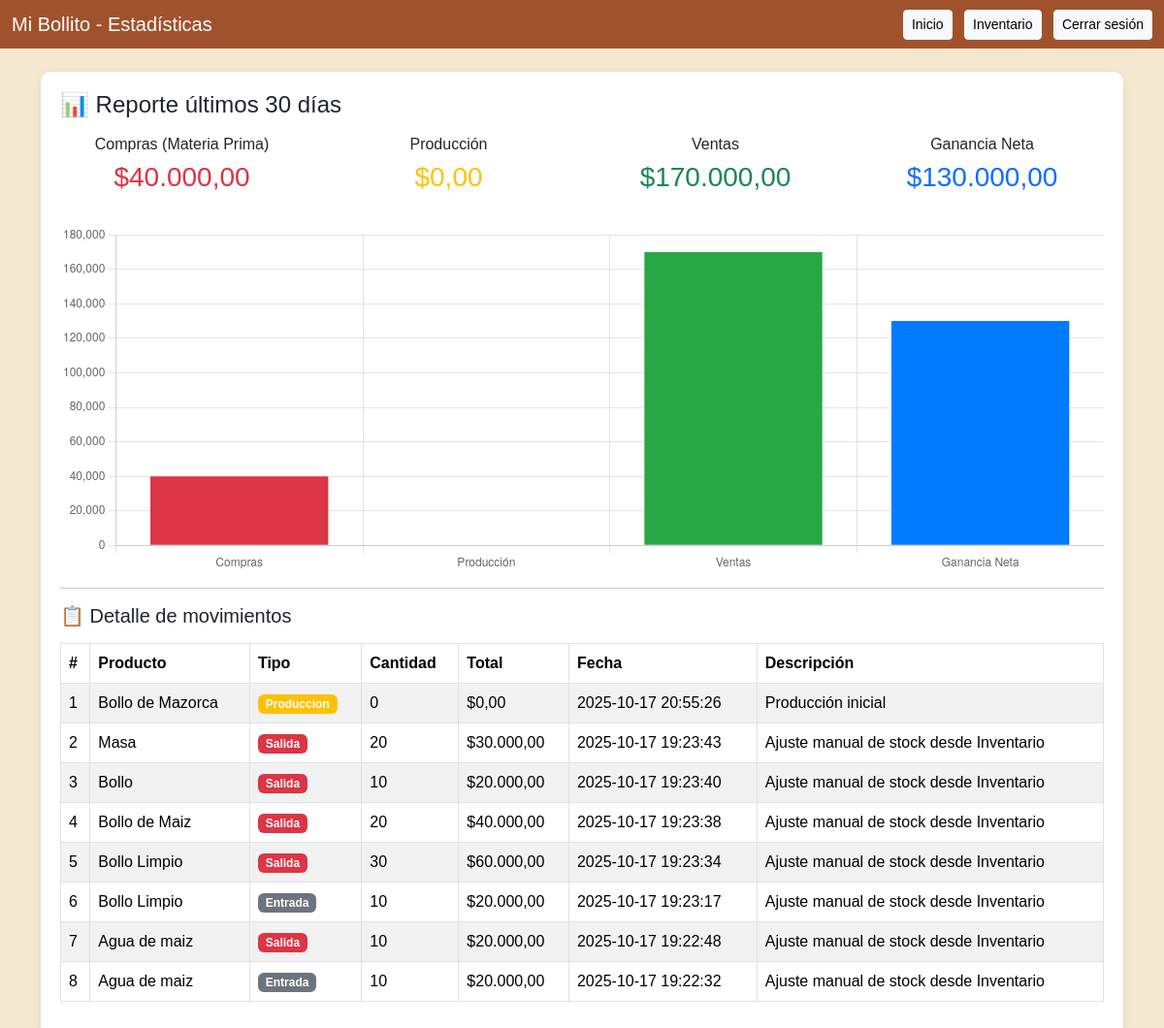
Screenshot of /estadisticas.php (signed in) with the database file from the repository.
### tables this page shows
CREATE TABLE `movimientos_inventario` (
  `id_movimiento` int(11) NOT NULL,
  `id_producto` int(11) NOT NULL,
  `tipo` enum('entrada','salida','produccion','venta') NOT NULL,
  `cantidad` int(11) NOT NULL,
  `precio_unitario` decimal(10,2) NOT NULL,
  `total` decimal(10,2) GENERATED ALWAYS AS (`cantidad` * `precio_unitario`) STORED,
  `fecha_movimiento` timestamp NOT NULL DEFAULT current_timestamp(),
  `descripcion` varchar(255) DEFAULT NULL
);

CREATE TABLE `productos` (
  `id_producto` int(11) NOT NULL,
  `nombre` varchar(100) NOT NULL,
  `id_categoria` int(11) DEFAULT NULL,
  `descripcion` text DEFAULT NULL,
  `precio` decimal(10,2) NOT NULL,
  `stock` int(11) NOT NULL DEFAULT 0,
  `id_proveedor` int(11) DEFAULT NULL,
  `fecha_registro` timestamp NOT NULL DEFAULT current_timestamp(),
  `stock_actual` int(11) GENERATED ALWAYS AS (`stock`) STORED
);

### estadisticas.php (the view, shortened to what this page needs)
<?php
require 'conexion.php';
$sql = "
SELECT tipo, SUM(cantidad) AS total_cantidad, SUM(total) AS total_valor
FROM movimientos_inventario
WHERE fecha_movimiento >= DATE_SUB(CURDATE(), INTERVAL 30 DAY)
GROUP BY tipo;
";
$resumen = $conn->query($sql);
$compras = $produccion = $ventas = 0;
while ($r = $resumen->fetch_assoc()) {
    if ($r['tipo'] === 'entrada') $compras = $r['total_valor'];
    if ($r['tipo'] === 'produccion') $produccion = $r['total_valor'];
    if ($r['tipo'] === 'venta' || $r['tipo'] === 'salida') $ventas = $r['total_valor'];
}
$ganancia = $ventas - $compras;
$detalles = $conn->query("
SELECT m.id_movimiento, p.nombre AS producto, m.tipo, m.cantidad, m.precio_unitario, m.total, m.fecha_movimiento, m.descripcion
FROM movimientos_inventario m
LEFT JOIN productos p ON p.id_producto = m.id_producto
WHERE m.fecha_movimiento >= DATE_SUB(CURDATE(), INTERVAL 30 DAY)
ORDER BY m.fecha_movimiento DESC;
");
?>
<!DOCTYPE html>
<html lang="es">
<head>
  <link href="https://cdn.jsdelivr.net/npm/bootstrap@5.3.3/dist/css/bootstrap.min.css" rel="stylesheet">
</head>
<body>
<nav class="navbar navbar-dark" style="background-color:#a0522d;">
  <div class="container-fluid">
    <span class="navbar-brand mb-0 h1">Mi Bollito - Estadísticas</span>
    <div>
      <a href="index.php" class="btn btn-light btn-sm me-2">Inicio</a>
      <a href="inventario.php" class="btn btn-light btn-sm me-2">Inventario</a>
      <a href="logout.php" class="btn btn-light btn-sm">Cerrar sesión</a>
    </div>
  </div>
</nav>
<div class="container mt-4">
  <div class="card-panel">
    <h4>📊 Reporte últimos 30 días</h4>
    <div class="row text-center mt-3">
      <div class="col-md-3"><h6>Compras (Materia Prima)</h6><h3 class="text-danger">$<?= number_format($compras,2,',','.') ?></h3></div>
      <div class="col-md-3"><h6>Producción</h6><h3 class="text-warning">$<?= number_format($produccion,2,',','.') ?></h3></div>
      <div class="col-md-3"><h6>Ventas</h6><h3 class="text-success">$<?= number_format($ventas,2,',','.') ?></h3></div>
      <div class="col-md-3"><h6>Ganancia Neta</h6><h3 class="text-primary">$<?= number_format($ganancia,2,',','.') ?></h3></div>
    </div>
    <canvas id="grafico" height="100" class="mt-4"></canvas>
    <hr>
    <h5>📋 Detalle de movimientos</h5>
    <table class="table table-bordered table-striped mt-3">
      <thead><tr><th>#</th><th>Producto</th><th>Tipo</th><th>Cantidad</th><th>Total</th><th>Fecha</th><th>Descripción</th></tr></thead>
      <tbody>
      <?php if ($detalles->num_rows == 0): ?>
        <tr><td colspan="7" class="text-center">Sin movimientos recientes</td></tr>
      <?php else: $i=1; while($r=$detalles->fetch_assoc()): ?>
        <tr>
          <td><?= $i++ ?></td>
          <td><?= htmlspecialchars($r['producto']) ?></td>
          <td><span class="badge bg-<?= $r['tipo']=='entrada'?'secondary':($r['tipo']=='produccion'?'warning':($r['tipo']=='venta'?'success':'danger')) ?>"><?= ucfirst($r['tipo']) ?></span></td>
          <td><?= $r['cantidad'] ?></td>
          <td>$<?= number_format($r['total'],2,',','.') ?></td>
          <td><?= $r['fecha_movimiento'] ?></td>
          <td><?= htmlspecialchars($r['descripcion']) ?></td>
        </tr>
      <?php endwhile; endif; ?>
      </tbody>
    </table>
  </div>
</div>
<script>
const ctx = document.getElementById('grafico');
new Chart(ctx, {
  type: 'bar',
  data: {
    labels: ['Compras', 'Producción', 'Ventas', 'Ganancia Neta'],
    datasets: [{
      data: [<?= $compras ?>, <?= $produccion ?>, <?= $ventas ?>, <?= $ganancia ?>],
      backgroundColor: ['#dc3545','#ffc107','#28a745','#007bff']
    }]
  },
  options: {plugins:{legend:{display:false}},scales:{y:{beginAtZero:true}}}
});
</script>
</body>
</html>

### estadisticas.php (style rules this page uses)
body { background-color: #f4e8d1; font-family: Arial, sans-serif; }
.card-panel { background-color: #fff; border-radius: 10px; padding: 20px; box-shadow: 0 2px 8px rgba(0,0,0,0.08); }

### rows the page displays
movimientos_inventario: id_producto.nombre "Bollo de Mazorca", tipo "Produccion", cantidad "0", total "0,00", fecha_movimiento "2025-10-17 20:55:26", descripcion "Producción inicial"
movimientos_inventario: id_producto.nombre "Masa", tipo "Salida", cantidad "20", total "30.000,00", fecha_movimiento "2025-10-17 19:23:43", descripcion "Ajuste manual de stock desde Inventario"
movimientos_inventario: id_producto.nombre "Bollo", tipo "Salida", cantidad "10", total "20.000,00", fecha_movimiento "2025-10-17 19:23:40", descripcion "Ajuste manual de stock desde Inventario"
movimientos_inventario: id_producto.nombre "Bollo de Maiz", tipo "Salida", cantidad "20", total "40.000,00", fecha_movimiento "2025-10-17 19:23:38", descripcion "Ajuste manual de stock desde Inventario"
movimientos_inventario: id_producto.nombre "Bollo Limpio", tipo "Salida", cantidad "30", total "60.000,00", fecha_movimiento "2025-10-17 19:23:34", descripcion "Ajuste manual de stock desde Inventario"
movimientos_inventario: id_producto.nombre "Bollo Limpio", tipo "Entrada", cantidad "10", total "20.000,00", fecha_movimiento "2025-10-17 19:23:17", descripcion "Ajuste manual de stock desde Inventario"
movimientos_inventario: id_producto.nombre "Agua de maiz", tipo "Salida", cantidad "10", total "20.000,00", fecha_movimiento "2025-10-17 19:22:48", descripcion "Ajuste manual de stock desde Inventario"
movimientos_inventario: id_producto.nombre "Agua de maiz", tipo "Entrada", cantidad "10", total "20.000,00", fecha_movimiento "2025-10-17 19:22:32", descripcion "Ajuste manual de stock desde Inventario"

### other values shown
$compras "40.000,00"
$produccion "0,00"
$ventas "170.000,00"
$ganancia "130.000,00"
chart data {{ $compras }} 40000.00
chart data {{ $produccion }} 0.00
chart data {{ $ventas }} 170000.00
chart data {{ $ganancia }} 130000
